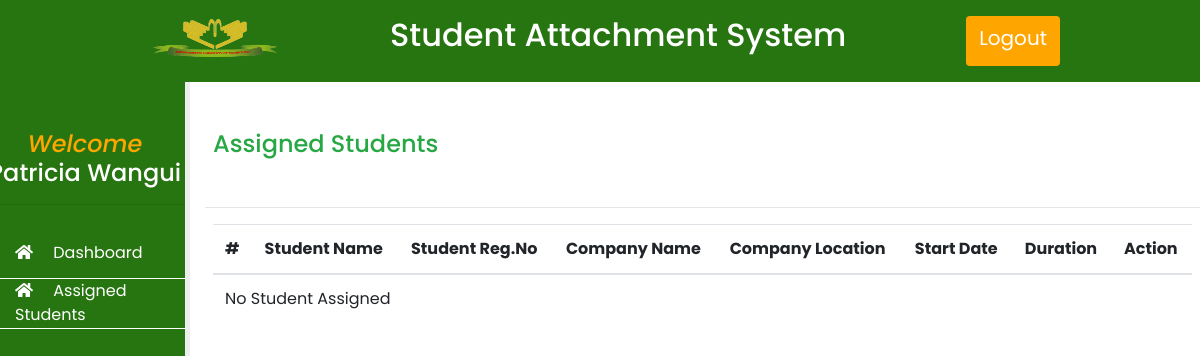
The page /users/companysupervisor/assignedstudents.php (signed in) on the database as committed earlier.
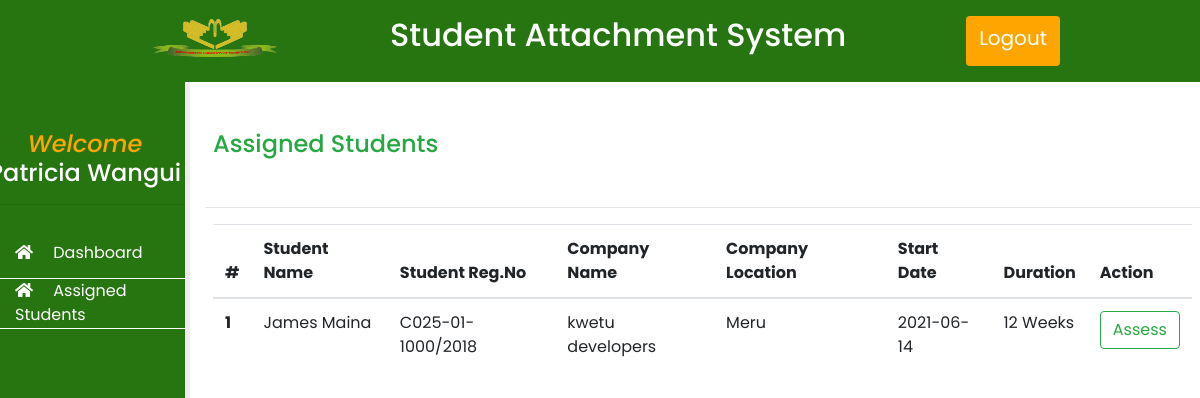
The same page on the database as committed later.
### tables this page shows
CREATE TABLE `students` (
  `id` int(11) NOT NULL,
  `uniqueid` varchar(255) NOT NULL,
  `fname` varchar(255) NOT NULL,
  `lname` varchar(255) NOT NULL,
  `regno` varchar(255) NOT NULL,
  `password` varchar(255) NOT NULL,
  `supervisor` varchar(200) NOT NULL DEFAULT '',
  `csupervisor` varchar(200) NOT NULL DEFAULT '',
  `course` varchar(200) NOT NULL,
  `year` int(11) NOT NULL
);

CREATE TABLE `tbl_registered_attachments` (
  `id` int(11) NOT NULL,
  `studentid` varchar(200) NOT NULL,
  `companyname` varchar(200) NOT NULL,
  `companylocation` varchar(200) NOT NULL,
  `companyaddress` varchar(200) NOT NULL,
  `companycontact` varchar(200) NOT NULL,
  `role` varchar(200) NOT NULL,
  `duration` varchar(200) NOT NULL,
  `startdate` date NOT NULL
);

### users/companysupervisor/functions_all.php (the view)
<?php
function getAllAssignedStudents($csupid){
    include "includes/config.php";
    $supresult = mysqli_query($conn, "SELECT * from company_supervisors where uniqueid = '$csupid'");
    $suprow = mysqli_fetch_assoc($supresult);
    $result = mysqli_query($conn, "SELECT * from students where csupervisor ='$suprow[email]' ");
    if (mysqli_num_rows($result) > 0) {
        $count = 0;
        while ($row = mysqli_fetch_assoc($result)) {
            $count++;
            $compresult = mysqli_query($conn, "SELECT * from tbl_registered_attachments where studentid ='$row[uniqueid]' ");
            $comrow = mysqli_fetch_assoc($compresult)
        ?>
            <tr>
                <th><?php echo $count ?></th>
                <td><?php echo $row['fname']." ".$row['lname']  ?></td>
                <td><?php echo $row['regno'] ?></td>
                <td><?php echo $comrow['companyname'] ?></td>
                <td><?php echo $comrow['companylocation'] ?></td>
                <td><?php echo $comrow['startdate'] ?></td>
                <td><?php echo $comrow['duration']." Weeks" ?></td>
                <td> <a href="assess.php?studentid=<?php echo $row['uniqueid'] ?>" class="btn btn-outline-success">Assess</a></td>
            </tr>
<?php
        }
    } else {
        echo "<tr><td colspan='5'>No Student Assigned</td></tr>";
    }
}
?>

Rows that differ between the two databases and show on the page:
now on this page (row edited): students: fname "James", lname "Maina", regno "C025-01-1000/2018", tbl_registered_attachments.companyname "kwetu developers", tbl_registered_attachments.companylocation "Meru", tbl_registered_attachments.startdate "2021-06-14", tbl_registered_attachments.duration "12"
Other text that changed with them:
text no longer shown: "No Student Assigned"
